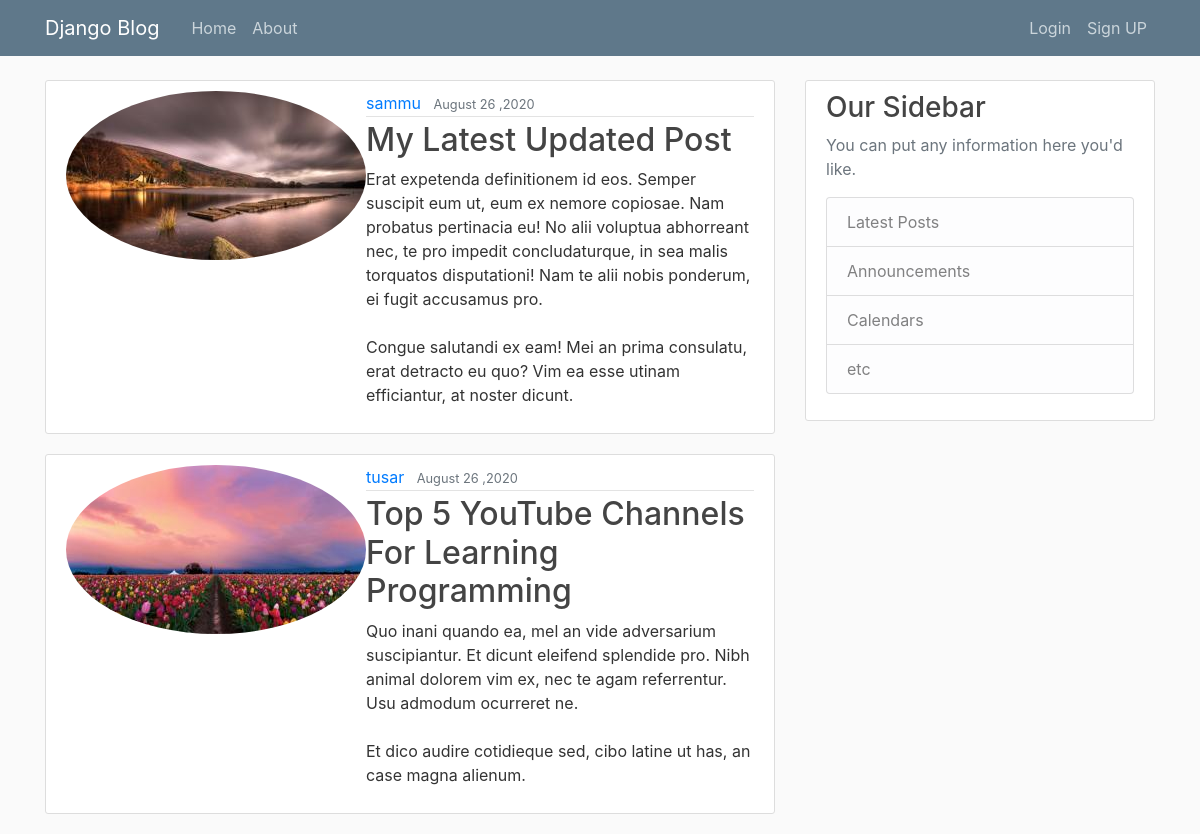
The page / on the database its author committed.
### blog/models.py (models this page shows, shortened)
class Post(models.Model):
    title= models.CharField(max_length=100)
    content=models.TextField()
    date_posted=models.DateTimeField(default=timezone.now)
    author=models.ForeignKey(User,on_delete=models.CASCADE)

### users/models.py (models this page shows, shortened)
class Profile(models.Model):
    user=models.OneToOneField(User,on_delete=models.CASCADE)
    image=models.ImageField(default='default.jpg',upload_to='profile_pics')

### blog/views.py (the view)
# urls.py: path('', PostListView.as_view(), name= 'blog_home'),
class PostListView(ListView):
    model= Post
    template_name = 'blog/home.html'
    context_object_name = 'posts'
    ordering = ['-date_posted']
    paginate_by = 2

### blog/templates/blog/home.html (shortened to what this page needs)
{% extends "blog/base.html" %}
{% block content %}
  {% for post in posts %}
   <article class="media content-section">
     <img class="rounded-circle article-image" src="{{ post.author.profile.image.url }}">
  <div class="media-body">
    <div class="article-metadata">
      <a class="mr-2" href="#">{{ post.author }}</a>
      <small class="text-muted">{{ post.date_posted | date:"F d ,Y" }}</small>
    </div>
    <h2><a class="article-title" href="{% url 'post-detail' post.id %}">{{ post.title }}</a></h2>
    <p class="article-content">{{ post.content }}</p>
  </div>
</article>
  {% endfor %}
{% endblock content %}

### blog/templates/blog/base.html (shortened to what this page needs)
{% load static %}
<html lang="en">
<head>
    <link rel="stylesheet" href="https://stackpath.bootstrapcdn.com/bootstrap/4.3.1/css/bootstrap.min.css">
    <link rel="stylesheet" type="text/css" href="{% static 'blog/main.css' %}">
</head>
<body>
<header class="site-header">
  <nav class="navbar navbar-expand-md navbar-dark bg-steel fixed-top">
    <div class="container">
      <a class="navbar-brand mr-4" href="/">Django Blog</a>
      <div class="collapse navbar-collapse" id="navbarToggle">
        <div class="navbar-nav mr-auto">
          <a class="nav-item nav-link" href=" {% url 'blog_home' %}">Home</a>
          <a class="nav-item nav-link" href="{% url 'about' %} ">About</a>
        </div>
        <div class="navbar-nav">
            {% if user.is_authenticated %}
               <a class="nav-item nav-link" href="{% url 'profile' %}"> Profile </a>
               <a class="nav-item nav-link" href="{% url 'post-create' %}"> New Post </a>
               <a class="nav-item nav-link" href="{% url 'logout' %}"> Logout </a>
            {% else %}
                <a class="nav-item nav-link" href="{% url 'login' %}">Login</a>
                <a class="nav-item nav-link" href="{% url 'register' %}">Sign UP</a>
            {% endif %}
        </div>
      </div>
    </div>
  </nav>
</header>
<main role="main" class="container">
  <div class="row">
    <div class="col-md-8">
      {% block content %}{% endblock %}
    </div>
    <div class="col-md-4">
      <div class="content-section">
        <h3>Our Sidebar</h3>
        <p class='text-muted'>You can put any information here you'd like.
          <ul class="list-group">
            <li class="list-group-item list-group-item-light">Latest Posts</li>
            <li class="list-group-item list-group-item-light">Announcements</li>
            <li class="list-group-item list-group-item-light">Calendars</li>
            <li class="list-group-item list-group-item-light">etc</li>
          </ul>
        </p>
      </div>
    </div>
  </div>
</main>
</body>
</html>

### blog/static/blog/main.css (style rules this page uses)
body { background: #fafafa; color: #333333; margin-top: 5rem; }
h1, h2, h3, h4, h5, h6 { color: #444444; }
ul { margin: 0; }
.bg-steel { background-color: #5f788a; }
.site-header .navbar-nav .nav-link { color: #cbd5db; }
.content-section { background: #ffffff; padding: 10px 20px; border: 1px solid #dddddd; border-radius: 3px; margin-bottom: 20px; }
.article-title { color: #444444; }
.article-content { white-space: pre-line; }
.article-metadata { padding-bottom: 1px; margin-bottom: 4px; border-bottom: 1px solid #e3e3e3 }

### rows shown on the page
Post: author.profile.image (picture), author "sammu", date_posted "August 26 ,2020", title "My Latest Updated Post", content "Erat expetenda definitionem id eos. Semper suscipit eum ut, eum ex nemore copiosae. Nam probatus pertinacia eu! No alii voluptua abhorreant nec, te pro impedit concludaturque, in sea malis torquatos disputationi! Nam te alii nobis ponderum, ei fugit accusamus pro. Congue salutandi ex eam! Mei an prima consulatu, erat detracto eu quo? Vim ea esse utinam efficiantur, at noster dicunt."
Post: author.profile.image (picture), author "tusar", date_posted "August 26 ,2020", title "Top 5 YouTube Channels For Learning Programming", content "Quo inani quando ea, mel an vide adversarium suscipiantur. Et dicunt eleifend splendide pro. Nibh animal dolorem vim ex, nec te agam referrentur. Usu admodum ocurreret ne. Et dico audire cotidieque sed, cibo latine ut has, an case magna alienum."
